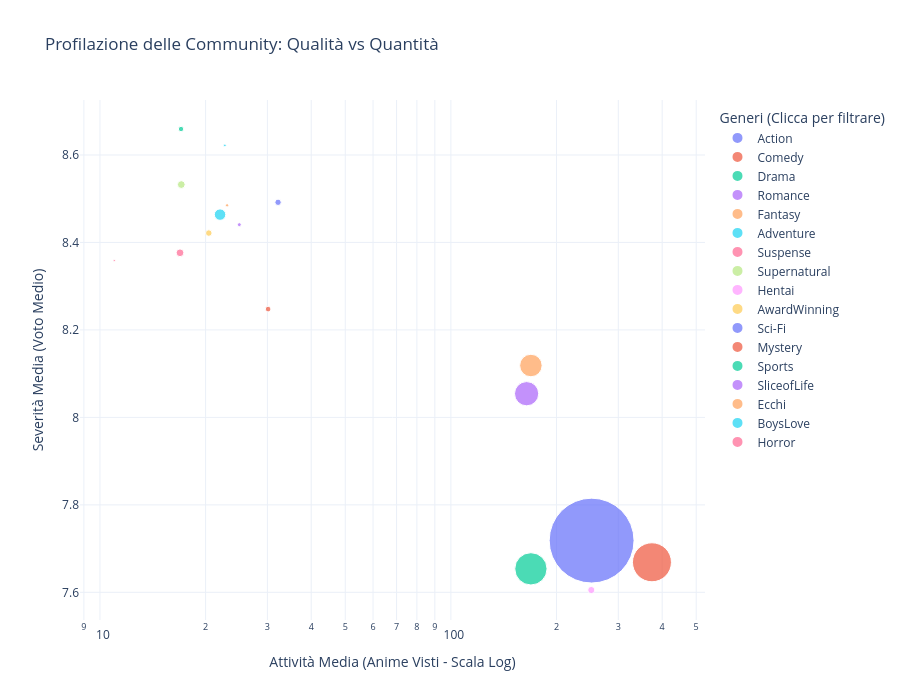

Notebook code cell kept with this figure:
### Markdown cell above
## --- 3. Advanced Visualisation(Bubble Chart) ---

### Code cell
fig = px.scatter(
    df_analysis,
    x="Avg_Watched_animes",
    y="Avg_score_given",
    size="Number_of_users",
    color="Cluster_Gusto",
    hover_name="Cluster_Gusto",
    log_x=True,
    size_max=60,
    title="Community Profiling: Quality vs. Quantity",
    labels={
        "Avg_Watched_animes": "Avg Activity (Watched_animes- Log scale)",
        "Avg_score_given": "Avg Score Given",
        "Number_of_user": "Community Size",
        "Cluster_Gusto": "Favorite Genre"
    },
    template="plotly_white"
)

fig.update_layout(
    showlegend=True,
    height=700,
    legend_title_text='Genres (Click for show/hide)',
    legend=dict(
        yanchor="top",
        y=0.99,
        xanchor="left",
        x=1.02
    )
)

fig.update_traces(
    hovertemplate="<b>%{hovertext}</b><br><br>" +
                  "Avg Activity: %{x:.1f} anime<br>" +
                  "Avg score: %{y:.2f}/10<br>" +
                  "Number of users: %{marker.size}<extra></extra>"
)

fig.write_html("../../graphs/cluster_profiling.html")
fig.show()

### Figure 1 — Plotly figure (JSON) as saved in the notebook; plotly's stock layout.template omitted (floating-point values rounded to 4 significant figures)
{"data": [{"hovertemplate": "<b>%{hovertext}</b><br><br>Attività Media: %{x:.1f} anime<br>Voto Medio: %{y:.2f}/10<br>Numero Utenti: %{marker.size}<extra></extra>", "hovertext": ["Action"], "legendgroup": "Action", "marker": {"color": "#636efa", "size": [181176], "sizemode": "area", "sizeref": 50.33, "symbol": "circle"}, "mode": "markers", "name": "Action", "orientation": "v", "showlegend": true, "x": [251.8], "xaxis": "x", "y": [7.718], "yaxis": "y", "type": "scatter"}, {"hovertemplate": "<b>%{hovertext}</b><br><br>Attività Media: %{x:.1f} anime<br>Voto Medio: %{y:.2f}/10<br>Numero Utenti: %{marker.size}<extra></extra>", "hovertext": ["Comedy"], "legendgroup": "Comedy", "marker": {"color": "#EF553B", "size": [38254], "sizemode": "area", "sizeref": 50.33, "symbol": "circle"}, "mode": "markers", "name": "Comedy", "orientation": "v", "showlegend": true, "x": [374.0], "xaxis": "x", "y": [7.669], "yaxis": "y", "type": "scatter"}, {"hovertemplate": "<b>%{hovertext}</b><br><br>Attività Media: %{x:.1f} anime<br>Voto Medio: %{y:.2f}/10<br>Numero Utenti: %{marker.size}<extra></extra>", "hovertext": ["Drama"], "legendgroup": "Drama", "marker": {"color": "#00cc96", "size": [26239], "sizemode": "area", "sizeref": 50.33, "symbol": "circle"}, "mode": "markers", "name": "Drama", "orientation": "v", "showlegend": true, "x": [169.1], "xaxis": "x", "y": [7.654], "yaxis": "y", "type": "scatter"}, {"hovertemplate": "<b>%{hovertext}</b><br><br>Attività Media: %{x:.1f} anime<br>Voto Medio: %{y:.2f}/10<br>Numero Utenti: %{marker.size}<extra></extra>", "hovertext": ["Romance"], "legendgroup": "Romance", "marker": {"color": "#ab63fa", "size": [14774], "sizemode": "area", "sizeref": 50.33, "symbol": "circle"}, "mode": "markers", "name": "Romance", "orientation": "v", "showlegend": true, "x": [164.3], "xaxis": "x", "y": [8.054], "yaxis": "y", "type": "scatter"}, {"hovertemplate": "<b>%{hovertext}</b><br><br>Attività Media: %{x:.1f} anime<br>Voto Medio: %{y:.2f}/10<br>Numero Utenti: %{marker.size}<extra></extra>", "hovertext": ["Fantasy"], "legendgroup": "Fantasy", "marker": {"color": "#FFA15A", "size": [12718], "sizemode": "area", "sizeref": 50.33, "symbol": "circle"}, "mode": "markers", "name": "Fantasy", "orientation": "v", "showlegend": true, "x": [169.0], "xaxis": "x", "y": [8.119], "yaxis": "y", "type": "scatter"}, {"hovertemplate": "<b>%{hovertext}</b><br><br>Attività Media: %{x:.1f} anime<br>Voto Medio: %{y:.2f}/10<br>Numero Utenti: %{marker.size}<extra></extra>", "hovertext": ["Adventure"], "legendgroup": "Adventure", "marker": {"color": "#19d3f3", "size": [3288], "sizemode": "area", "sizeref": 50.33, "symbol": "circle"}, "mode": "markers", "name": "Adventure", "orientation": "v", "showlegend": true, "x": [21.99], "xaxis": "x", "y": [8.464], "yaxis": "y", "type": "scatter"}, {"hovertemplate": "<b>%{hovertext}</b><br><br>Attività Media: %{x:.1f} anime<br>Voto Medio: %{y:.2f}/10<br>Numero Utenti: %{marker.size}<extra></extra>", "hovertext": ["Suspense"], "legendgroup": "Suspense", "marker": {"color": "#FF6692", "size": [1514], "sizemode": "area", "sizeref": 50.33, "symbol": "circle"}, "mode": "markers", "name": "Suspense", "orientation": "v", "showlegend": true, "x": [16.91], "xaxis": "x", "y": [8.376], "yaxis": "y", "type": "scatter"}, {"hovertemplate": "<b>%{hovertext}</b><br><br>Attività Media: %{x:.1f} anime<br>Voto Medio: %{y:.2f}/10<br>Numero Utenti: %{marker.size}<extra></extra>", "hovertext": ["Supernatural"], "legendgroup": "Supernatural", "marker": {"color": "#B6E880", "size": [1511], "sizemode": "area", "sizeref": 50.33, "symbol": "circle"}, "mode": "markers", "name": "Supernatural", "orientation": "v", "showlegend": true, "x": [17.05], "xaxis": "x", "y": [8.532], "yaxis": "y", "type": "scatter"}, {"hovertemplate": "<b>%{hovertext}</b><br><br>Attività Media: %{x:.1f} anime<br>Voto Medio: %{y:.2f}/10<br>Numero Utenti: %{marker.size}<extra></extra>", "hovertext": ["Hentai"], "legendgroup": "Hentai", "marker": {"color": "#FF97FF", "size": [1281], "sizemode": "area", "sizeref": 50.33, "symbol": "circle"}, "mode": "markers", "name": "Hentai", "orientation": "v", "showlegend": true, "x": [251.2], "xaxis": "x", "y": [7.605], "yaxis": "y", "type": "scatter"}, {"hovertemplate": "<b>%{hovertext}</b><br><br>Attività Media: %{x:.1f} anime<br>Voto Medio: %{y:.2f}/10<br>Numero Utenti: %{marker.size}<extra></extra>", "hovertext": ["AwardWinning"], "legendgroup": "AwardWinning", "marker": {"color": "#FECB52", "size": [1067], "sizemode": "area", "sizeref": 50.33, "symbol": "circle"}, "mode": "markers", "name": "AwardWinning", "orientation": "v", "showlegend": true, "x": [20.43], "xaxis": "x", "y": [8.421], "yaxis": "y", "type": "scatter"}, {"hovertemplate": "<b>%{hovertext}</b><br><br>Attività Media: %{x:.1f} anime<br>Voto Medio: %{y:.2f}/10<br>Numero Utenti: %{marker.size}<extra></extra>", "hovertext": ["Sci-Fi"], "legendgroup": "Sci-Fi", "marker": {"color": "#636efa", "size": [1009], "sizemode": "area", "sizeref": 50.33, "symbol": "circle"}, "mode": "markers", "name": "Sci-Fi", "orientation": "v", "showlegend": true, "x": [32.17], "xaxis": "x", "y": [8.492], "yaxis": "y", "type": "scatter"}, {"hovertemplate": "<b>%{hovertext}</b><br><br>Attività Media: %{x:.1f} anime<br>Voto Medio: %{y:.2f}/10<br>Numero Utenti: %{marker.size}<extra></extra>", "hovertext": ["Mystery"], "legendgroup": "Mystery", "marker": {"color": "#EF553B", "size": [800], "sizemode": "area", "sizeref": 50.33, "symbol": "circle"}, "mode": "markers", "name": "Mystery", "orientation": "v", "showlegend": true, "x": [30.14], "xaxis": "x", "y": [8.248], "yaxis": "y", "type": "scatter"}, {"hovertemplate": "<b>%{hovertext}</b><br><br>Attività Media: %{x:.1f} anime<br>Voto Medio: %{y:.2f}/10<br>Numero Utenti: %{marker.size}<extra></extra>", "hovertext": ["Sports"], "legendgroup": "Sports", "marker": {"color": "#00cc96", "size": [735], "sizemode": "area", "sizeref": 50.33, "symbol": "circle"}, "mode": "markers", "name": "Sports", "orientation": "v", "showlegend": true, "x": [17.02], "xaxis": "x", "y": [8.659], "yaxis": "y", "type": "scatter"}, {"hovertemplate": "<b>%{hovertext}</b><br><br>Attività Media: %{x:.1f} anime<br>Voto Medio: %{y:.2f}/10<br>Numero Utenti: %{marker.size}<extra></extra>", "hovertext": ["SliceofLife"], "legendgroup": "SliceofLife", "marker": {"color": "#ab63fa", "size": [391], "sizemode": "area", "sizeref": 50.33, "symbol": "circle"}, "mode": "markers", "name": "SliceofLife", "orientation": "v", "showlegend": true, "x": [24.95], "xaxis": "x", "y": [8.441], "yaxis": "y", "type": "scatter"}, {"hovertemplate": "<b>%{hovertext}</b><br><br>Attività Media: %{x:.1f} anime<br>Voto Medio: %{y:.2f}/10<br>Numero Utenti: %{marker.size}<extra></extra>", "hovertext": ["Ecchi"], "legendgroup": "Ecchi", "marker": {"color": "#FFA15A", "size": [281], "sizemode": "area", "sizeref": 50.33, "symbol": "circle"}, "mode": "markers", "name": "Ecchi", "orientation": "v", "showlegend": true, "x": [23.03], "xaxis": "x", "y": [8.485], "yaxis": "y", "type": "scatter"}, {"hovertemplate": "<b>%{hovertext}</b><br><br>Attività Media: %{x:.1f} anime<br>Voto Medio: %{y:.2f}/10<br>Numero Utenti: %{marker.size}<extra></extra>", "hovertext": ["BoysLove"], "legendgroup": "BoysLove", "marker": {"color": "#19d3f3", "size": [178], "sizemode": "area", "sizeref": 50.33, "symbol": "circle"}, "mode": "markers", "name": "BoysLove", "orientation": "v", "showlegend": true, "x": [22.69], "xaxis": "x", "y": [8.622], "yaxis": "y", "type": "scatter"}, {"hovertemplate": "<b>%{hovertext}</b><br><br>Attività Media: %{x:.1f} anime<br>Voto Medio: %{y:.2f}/10<br>Numero Utenti: %{marker.size}<extra></extra>", "hovertext": ["Horror"], "legendgroup": "Horror", "marker": {"color": "#FF6692", "size": [121], "sizemode": "area", "sizeref": 50.33, "symbol": "circle"}, "mode": "markers", "name": "Horror", "orientation": "v", "showlegend": true, "x": [10.98], "xaxis": "x", "y": [8.359], "yaxis": "y", "type": "scatter"}], "layout": {"xaxis": {"anchor": "y", "domain": [0.0, 1.0], "title": {"text": "Attività Media (Anime Visti - Scala Log)"}, "type": "log"}, "yaxis": {"anchor": "x", "domain": [0.0, 1.0], "title": {"text": "Severità Media (Voto Medio)"}}, "legend": {"title": {"text": "Generi (Clicca per filtrare)"}, "tracegroupgap": 0, "itemsizing": "constant", "yanchor": "top", "y": 0.99, "xanchor": "left", "x": 1.02}, "title": {"text": "Profilazione delle Community: Qualità vs Quantità"}, "showlegend": true, "height": 700}}
